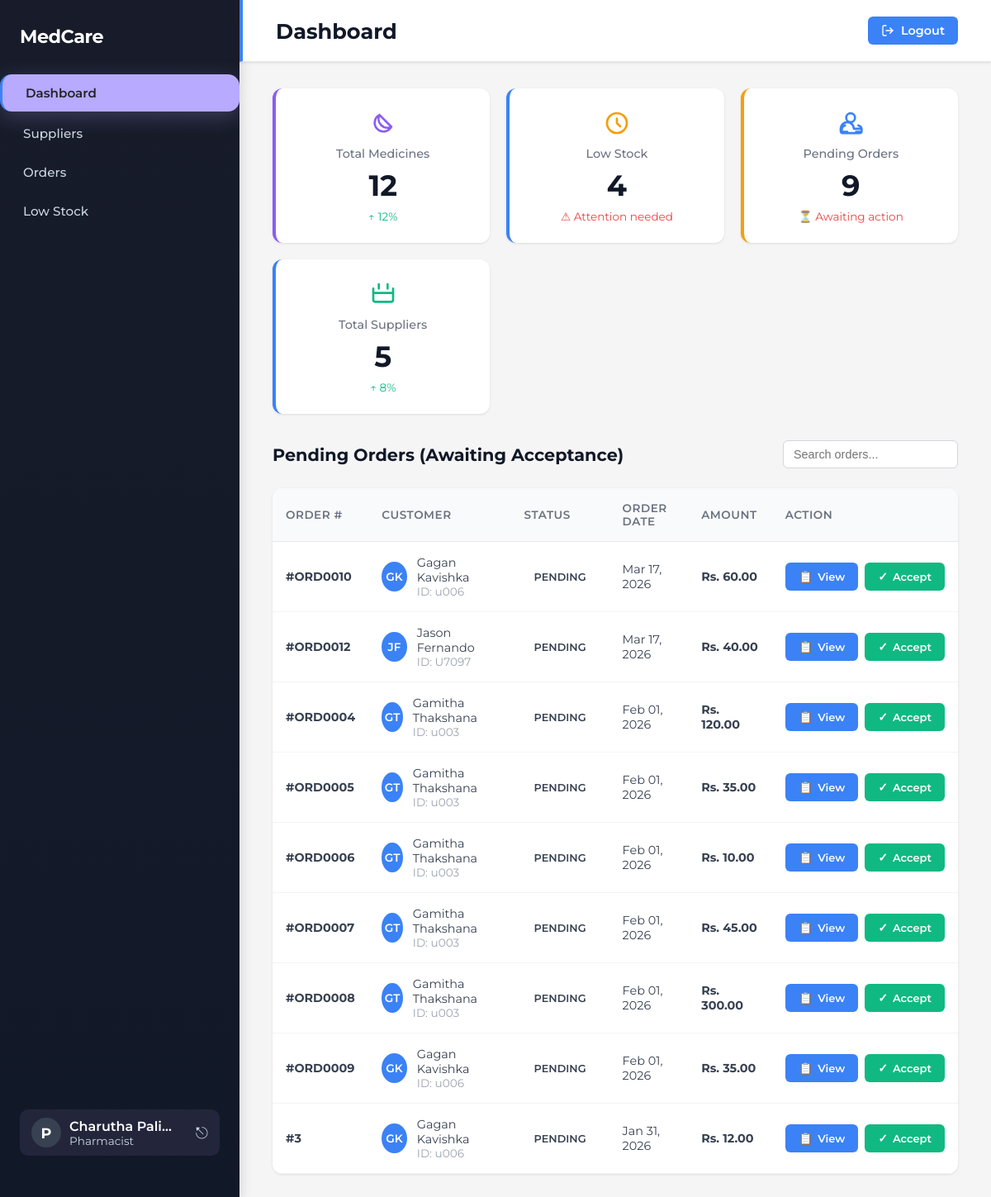
The app's page /dashboard_pharmacist.php (signed in) with its own data.
### tables this page shows
CREATE TABLE IF NOT EXISTS `orders` (
  `ORDER_ID` varchar(10) NOT NULL,
  `CUSTOMER_ID` varchar(10) NOT NULL,
  `ORDER_DATE` date NOT NULL,
  `TOTAL_AMOUNT` float NOT NULL,
  `STATUS` enum('PENDING','PROCESSING','COMPLETED','CANCEL') NOT NULL,
  `PRESCRIPTION_PATH` varchar(255) DEFAULT NULL,
  PRIMARY KEY (`ORDER_ID`),
  KEY `fk_CUSTOMER_ID_CUSTOMER` (`CUSTOMER_ID`)
);

CREATE TABLE IF NOT EXISTS `users` (
  `USER_ID` varchar(10) NOT NULL,
  `F_NAME` char(50) NOT NULL,
  `L_NAME` char(50) NOT NULL,
  `EMAIL` varchar(100) NOT NULL,
  `CONTACT_NUM` varchar(10) NOT NULL,
  `ROLE` enum('PHARMACIST','ADMIN','CUSTOMER') DEFAULT NULL,
  `PASSWORD` varchar(255) NOT NULL,
  PRIMARY KEY (`USER_ID`),
  UNIQUE KEY `EMAIL` (`EMAIL`)
);

### public/dashboard_pharmacist.php (the view, shortened to what this page needs)
<?php
require_once '../config/db_connect.php';
$f_name = $_SESSION['f_name'] ?? 'Pharmacist';
$l_name = $_SESSION['l_name'] ?? '';
$stmt = $conn->prepare("SELECT COUNT(*) AS total FROM medicine");
$stmt->execute();
$total_medicines = $stmt->get_result()->fetch_assoc()['total'] ?? 0;
$stmt = $conn->prepare("SELECT COUNT(*) AS total FROM medicine WHERE STOCK_QUANTITY < 10");
$stmt->execute();
$low_stock = $stmt->get_result()->fetch_assoc()['total'] ?? 0;
$stmt = $conn->prepare("SELECT COUNT(*) AS total FROM orders WHERE STATUS='PENDING'");
$stmt->execute();
$pending_orders = $stmt->get_result()->fetch_assoc()['total'] ?? 0;
$stmt = $conn->prepare("SELECT COUNT(*) AS total FROM supplier");
$stmt->execute();
$total_suppliers = $stmt->get_result()->fetch_assoc()['total'] ?? 0;
$stmt = $conn->prepare("
    SELECT o.ORDER_ID, o.CUSTOMER_ID, u.F_NAME, u.L_NAME, o.TOTAL_AMOUNT, o.STATUS, o.ORDER_DATE
    FROM orders o
    JOIN users u ON o.CUSTOMER_ID = u.USER_ID
    WHERE o.STATUS = 'PENDING'
    ORDER BY o.ORDER_DATE DESC
    LIMIT 10
");
$stmt->execute();
$orders = $stmt->get_result();
?>
<!DOCTYPE html>
<html lang="en">
<head>
<link rel="stylesheet" href="../css/dashboard.css">
</head>
<body>
<div class="sidebar" style="background: linear-gradient(180deg, #181c2a 0%, #111827 100%); color: #fff; min-width: 290px; width: 290px; display: flex; flex-direction: column; align-items: stretch; justify-content: space-between; height: 100vh; position: fixed; left: 0; top: 0; box-shadow: 4px 0 12px rgba(0,0,0,0.10); overflow: hidden;">
    <div>
        <div class="sidebar-logo" style="padding: 0 24px; margin-bottom: 32px; font-size: 1.4rem; font-weight: 700; letter-spacing: -0.5px; color: #fff;">MedCare</div>
        <nav class="sidebar-nav" style="display: flex; flex-direction: column; gap: 2px;">
            <a href="dashboard_pharmacist.php" class="active" style="display: flex; align-items: center; gap: 12px; padding: 13px 28px; border-radius: 14px; background: #b7aaff; color: #23232a; font-weight: 600; margin-bottom: 2px; margin-left: 10; margin-right: -8px; box-shadow: 0 6px 24px 0 rgba(183,170,255,0.25), 0 1.5px 8px 0 rgba(0,0,0,0.10); position: relative; z-index: 2;">Dashboard</a>
            <a href="view_suppliers.php" style="display: flex; align-items: center; gap: 12px; padding: 13px 28px; border-radius: 12px; color: #cbd5e1; font-weight: 500;">Suppliers</a>
            <a href="view_orders.php" style="display: flex; align-items: center; gap: 12px; padding: 13px 28px; border-radius: 12px; color: #cbd5e1; font-weight: 500;">Orders</a>
            <a href="view_low_stock.php" style="display: flex; align-items: center; gap: 12px; padding: 13px 28px; border-radius: 12px; color: #cbd5e1; font-weight: 500;">Low Stock</a>
        </nav>
    </div>
    <div style="padding: 0 24px 24px 24px;">
        <div style="display: flex; align-items: center; gap: 10px; background: #23263a; border-radius: 10px; padding: 10px 14px;">
            <div style="width: 36px; height: 36px; border-radius: 50%; background: #374151; display: flex; align-items: center; justify-content: center; font-size: 1.1em; font-weight: 700; color: #fff;">P</div>
            <div style="flex:1; min-width:0;">
                <div style="font-size: 1em; font-weight: 600; color: #fff; white-space:nowrap; overflow:hidden; text-overflow:ellipsis;">
                    <?php echo htmlspecialchars($f_name . ' ' . $l_name); ?>
                </div>
                <div style="font-size: 0.85em; color: #cbd5e1;">Pharmacist</div>
            </div>
            <a href="logout.php" style="color: #cbd5e1; font-size: 1.2em; text-decoration: none; margin-left: 8px;">⎋</a>
        </div>
    </div>
</div>
<div style="margin-left: 290px;" class="main-content">
    <div class="header-bar" style="display: flex; justify-content: space-between; align-items: center; background: white; padding: 20px 40px; box-shadow: 0 1px 3px rgba(0,0,0,0.1); border-bottom: 1px solid #e5e7eb; margin-bottom: 0;">
        <h1 style="color: #111827; font-size: 1.6rem; font-weight: 700; margin: 0;">Dashboard</h1>
        <a href="logout.php" style="display: flex; align-items: center; gap: 8px; color: white; background: #3B82F6; text-decoration: none; font-weight: 600; padding: 8px 16px; border-radius: 6px; transition: all 0.3s; font-size: 0.9rem;" onmouseover="this.style.background='#2563EB';" onmouseout="this.style.background='#3B82F6';">
            <svg width="16" height="16" viewBox="0 0 24 24" fill="none" stroke="currentColor" stroke-width="2" stroke-linecap="round" stroke-linejoin="round">
                <path d="M9 21H5a2 2 0 0 1-2-2V5a2 2 0 0 1 2-2h4"></path>
                <polyline points="16 17 21 12 16 7"></polyline>
                <line x1="21" y1="12" x2="9" y2="12"></line>
            </svg>
            Logout
        </a>
    </div>
    <div class="content">
        <div class="stats-grid">
            <div class="stat-card medicines">
                <div class="stat-icon" style="margin-bottom: 10px;">
                    <svg width="32" height="32" fill="none" viewBox="0 0 24 24" stroke="currentColor" style="color:#8B5CF6;"><path stroke-linecap="round" stroke-linejoin="round" stroke-width="2" d="M19.428 15.341A8 8 0 118.659 4.572m10.769 10.769A8 8 0 018.659 4.572m10.769 10.769L8.659 4.572"/></svg>
                </div>
                <div class="stat-label">Total Medicines</div>
                <div class="stat-number"><?php echo $total_medicines; ?></div>
                <div class="stat-change">↑ 12%</div>
            </div>
            <a href="view_low_stock.php" style="text-decoration: none; color: inherit; cursor: pointer;">
                <div class="stat-card low-stock" style="transition: all 0.3s; cursor: pointer;" onmouseover="this.style.transform='translateY(-4px)'; this.style.boxShadow='0 12px 24px rgba(0,0,0,0.15)';" onmouseout="this.style.transform='translateY(0)'; this.style.boxShadow='0 4px 12px rgba(0,0,0,0.1)';">
                    <div class="stat-icon" style="margin-bottom: 10px;">
                        <svg width="32" height="32" fill="none" viewBox="0 0 24 24" stroke="currentColor" style="color:#F59E0B;"><path stroke-linecap="round" stroke-linejoin="round" stroke-width="2" d="M12 8v4l3 3m6-3a9 9 0 11-18 0 9 9 0 0118 0z"/></svg>
                    </div>
                    <div class="stat-label">Low Stock</div>
                    <div class="stat-number"><?php echo $low_stock; ?></div>
                    <div class="stat-change negative">⚠ Attention needed</div>
                </div>
            </a>
            <div class="stat-card pending">
                <div class="stat-icon" style="margin-bottom: 10px;">
                </div>
                <div class="stat-label">Pending Orders</div>
                <div class="stat-number"><?php echo $pending_orders; ?></div>
                <div class="stat-change negative">⏳ Awaiting action</div>
            </div>
            <div class="stat-card suppliers">
                <div class="stat-icon" style="margin-bottom: 10px;">
                    <svg width="32" height="32" fill="none" viewBox="0 0 24 24" stroke="currentColor" style="color:#10B981;"><path stroke-linecap="round" stroke-linejoin="round" stroke-width="2" d="M3 7v10a2 2 0 002 2h14a2 2 0 002-2V7M16 3v4M8 3v4m-5 4h18"/></svg>
                </div>
                <div class="stat-label">Total Suppliers</div>
                <div class="stat-number"><?php echo $total_suppliers; ?></div>
                <div class="stat-change">↑ 8%</div>
            </div>
        </div>
        <div class="table-header">
            <h2>Pending Orders (Awaiting Acceptance)</h2>
            <div class="filters">
                <input type="text" class="search-box" placeholder="Search orders...">
            </div>
        </div>
        <table class="data-table">
            <thead>
                <tr>
                    <th>Order #</th>
                    <th>Customer</th>
                    <th>Status</th>
                    <th>Order Date</th>
                    <th>Amount</th>
                    <th>Action</th>
                </tr>
            </thead>
            <tbody>
                <?php
                if ($orders && $orders->num_rows > 0) {
                    while ($row = $orders->fetch_assoc()) {
                        $initials = substr($row['F_NAME'], 0, 1) . substr($row['L_NAME'], 0, 1);
                        echo "
                        <tr>
                            <td><strong>#" . htmlspecialchars($row['ORDER_ID']) . "</strong></td>
                            <td>
                                <div class='user-cell'>
                                    <div class='user-avatar'>$initials</div>
                                    <div>
                                        <div>" . htmlspecialchars($row['F_NAME'] . ' ' . $row['L_NAME']) . "</div>
                                        <div style='font-size:0.85rem; color:#9CA3AF;'>ID: " . htmlspecialchars($row['CUSTOMER_ID']) . "</div>
                                    </div>
                                </div>
                            </td>
                            <td><span class='status pending'>" . htmlspecialchars($row['STATUS']) . "</span></td>
                            <td>" . date('M d, Y', strtotime($row['ORDER_DATE'])) . "</td>
                            <td><strong>Rs. " . number_format($row['TOTAL_AMOUNT'], 2) . "</strong></td>
                            <td>
                                <div class='action-buttons'>
                                    <a href='view_order_details.php?order_id=" . htmlspecialchars($row['ORDER_ID']) . "' class='btn-action btn-view'>
                                        <span class='btn-icon'>📋</span> View
                                    </a>
                                    <a href='accept_order.php?order_id=" . htmlspecialchars($row['ORDER_ID']) . "' class='btn-action btn-accept' onclick='return confirm(\"Are you sure you want to accept this order? An invoice will be generated automatically.\");'>
                                        <span class='btn-icon'>✓</span> Accept
                                    </a>
                                </div>
                            </td>
                        </tr>
                        ";
                    }
                } else {
                    echo "<tr><td colspan='6' style='text-align:center; padding:32px;'>No pending orders found</td></tr>";
                }
                ?>
            </tbody>
        </table>
    </div>
</div>
</body>
</html>

### css/dashboard.css (style rules this page uses)
* { margin: 0; padding: 0; box-sizing: border-box; }
body { font-family: 'Montserrat', sans-serif; background: #f5f5f5; display: flex; height: 100vh; }
.sidebar { width: 240px; background: linear-gradient(180deg, #1F2937 0%, #111827 100%); color: white; padding: 30px 0px; position: fixed; height: 100vh; overflow-y: hidden; box-shadow: 4px 0 12px rgba(0,0,0,0.1); }
.sidebar-logo { padding: 10px 24px; margin-bottom: 32px; font-size: 1.4rem; font-weight: 700; letter-spacing: -0.5px; }
.sidebar-nav { display: flex; flex-direction: column; }
.sidebar-nav a, .sidebar-nav button { display: flex; align-items: center; padding: 12px 24px; text-decoration: none; color: #9CA3AF; font-size: 0.95rem; font-weight: 500; transition: all 0.2s; border: none; background: none; cursor: pointer; width: 100%; text-align: left; }
.sidebar-nav a.active { background: rgba(59,130,246,0.1); color: #3B82F6; border-left: 3px solid #3B82F6; padding-left: 21px; }
.main-content { margin-left: 240px; flex: 1; display: flex; flex-direction: column; }
.header-bar { background: #e8f0fe; padding: 24px; border-radius: 0px; box-shadow: 0 1px 3px rgba(0,0,0,0.1); border-left: 4px solid #3B82F6; text-align: center; position: relative; transition: background 0.2s; }
.header-bar h1 { color: #111827; }
.content { flex: 1; overflow-y: auto; padding: 32px 40px; }
.stats-grid { display: grid; grid-template-columns: repeat(auto-fit, minmax(200px, 1fr)); gap: 20px; margin-bottom: 32px; }
.stat-card { background: white; padding: 24px; border-radius: 12px; box-shadow: 0 1px 3px rgba(0,0,0,0.1); border-left: 4px solid #3B82F6; text-align: center; position: relative; }
.stat-icon { display: flex; align-items: center; justify-content: center; margin-bottom: 8px; height: 36px; }
.stat-card.pending { border-left-color: #F59E0B; }
.stat-card.medicines { border-left-color: #8B5CF6; }
.stat-label { font-size: 0.9rem; color: #6B7280; margin-bottom: 8px; font-weight: 500; }
.stat-number { font-size: 2.2rem; font-weight: 700; color: #111827; margin-bottom: 8px; }
.stat-change { font-size: 0.85rem; color: #10B981; }
.stat-change.negative { color: #EF4444; }
.table-header { display: flex; justify-content: space-between; align-items: center; margin-bottom: 24px; }
.table-header h2 { font-size: 1.3rem; color: #111827; }
.filters { display: flex; gap: 12px; align-items: center; }
.search-box { padding: 8px 12px; border: 1px solid #d1d5db; border-radius: 6px; font-size: 0.9rem; }
.data-table { width: 100%; background: white; border-radius: 12px; overflow: hidden; box-shadow: 0 1px 3px rgba(0,0,0,0.1); border-collapse: collapse; }
.data-table thead { background: #f9fafb; border-bottom: 1px solid #e5e7eb; }
.data-table th { padding: 16px; text-align: left; font-size: 0.85rem; font-weight: 600; color: #6B7280; text-transform: uppercase; letter-spacing: 0.5px; }
.data-table td { padding: 16px; border-bottom: 1px solid #f3f4f6; font-size: 0.9rem; color: #374151; }
.data-table tbody tr { transition: background 0.2s; }
.user-cell { display: flex; align-items: center; gap: 12px; }
.user-avatar { width: 36px; height: 36px; border-radius: 50%; background: #3B82F6; display: flex; align-items: center; justify-content: center; color: white; font-size: 0.85rem; font-weight: 600; }
.status { padding: 4px 12px; border-radius: 20px; font-size: 0.8rem; font-weight: 600; text-transform: capitalize; }

### public/dashboard_pharmacist.php (style rules this page uses)
.action-buttons { display: flex; gap: 8px; }
.btn-action { padding: 8px 16px; border: none; border-radius: 6px; font-size: 13px; font-weight: 600; cursor: pointer; text-decoration: none; display: inline-flex; align-items: center; gap: 6px; transition: all 0.2s; }
.btn-view { background: #3b82f6; color: white; }
.btn-accept { background: #10b981; color: white; }
.btn-icon { font-size: 14px; }
.data-table td:last-child { text-align: center; }

### records on screen
orders: ORDER_ID "ORD0010", users.F_NAME+L_NAME "GK", users.F_NAME+L_NAME "Gagan Kavishka", CUSTOMER_ID "u006", STATUS "PENDING", ORDER_DATE "Mar 17, 2026", TOTAL_AMOUNT "60.00"
orders: ORDER_ID "ORD0012", users.F_NAME+L_NAME "JF", users.F_NAME+L_NAME "Jason Fernando", CUSTOMER_ID "U7097", STATUS "PENDING", ORDER_DATE "Mar 17, 2026", TOTAL_AMOUNT "40.00"
orders: ORDER_ID "ORD0004", users.F_NAME+L_NAME "GT", users.F_NAME+L_NAME "Gamitha Thakshana", CUSTOMER_ID "u003", STATUS "PENDING", ORDER_DATE "Feb 01, 2026", TOTAL_AMOUNT "120.00"
orders: ORDER_ID "ORD0005", users.F_NAME+L_NAME "GT", users.F_NAME+L_NAME "Gamitha Thakshana", CUSTOMER_ID "u003", STATUS "PENDING", ORDER_DATE "Feb 01, 2026", TOTAL_AMOUNT "35.00"
orders: ORDER_ID "ORD0006", users.F_NAME+L_NAME "GT", users.F_NAME+L_NAME "Gamitha Thakshana", CUSTOMER_ID "u003", STATUS "PENDING", ORDER_DATE "Feb 01, 2026", TOTAL_AMOUNT "10.00"
orders: ORDER_ID "ORD0007", users.F_NAME+L_NAME "GT", users.F_NAME+L_NAME "Gamitha Thakshana", CUSTOMER_ID "u003", STATUS "PENDING", ORDER_DATE "Feb 01, 2026", TOTAL_AMOUNT "45.00"
orders: ORDER_ID "ORD0008", users.F_NAME+L_NAME "GT", users.F_NAME+L_NAME "Gamitha Thakshana", CUSTOMER_ID "u003", STATUS "PENDING", ORDER_DATE "Feb 01, 2026", TOTAL_AMOUNT "300.00"
orders: ORDER_ID "ORD0009", users.F_NAME+L_NAME "GK", users.F_NAME+L_NAME "Gagan Kavishka", CUSTOMER_ID "u006", STATUS "PENDING", ORDER_DATE "Feb 01, 2026", TOTAL_AMOUNT "35.00"
orders: ORDER_ID "3", users.F_NAME+L_NAME "GK", users.F_NAME+L_NAME "Gagan Kavishka", CUSTOMER_ID "u006", STATUS "PENDING", ORDER_DATE "Jan 31, 2026", TOTAL_AMOUNT "12.00"

### other values on screen
$f_name . ' ' . $l_name "Charutha Palih…"
$total_medicines "12"
$low_stock "4"
$pending_orders "9"
$total_suppliers "5"
